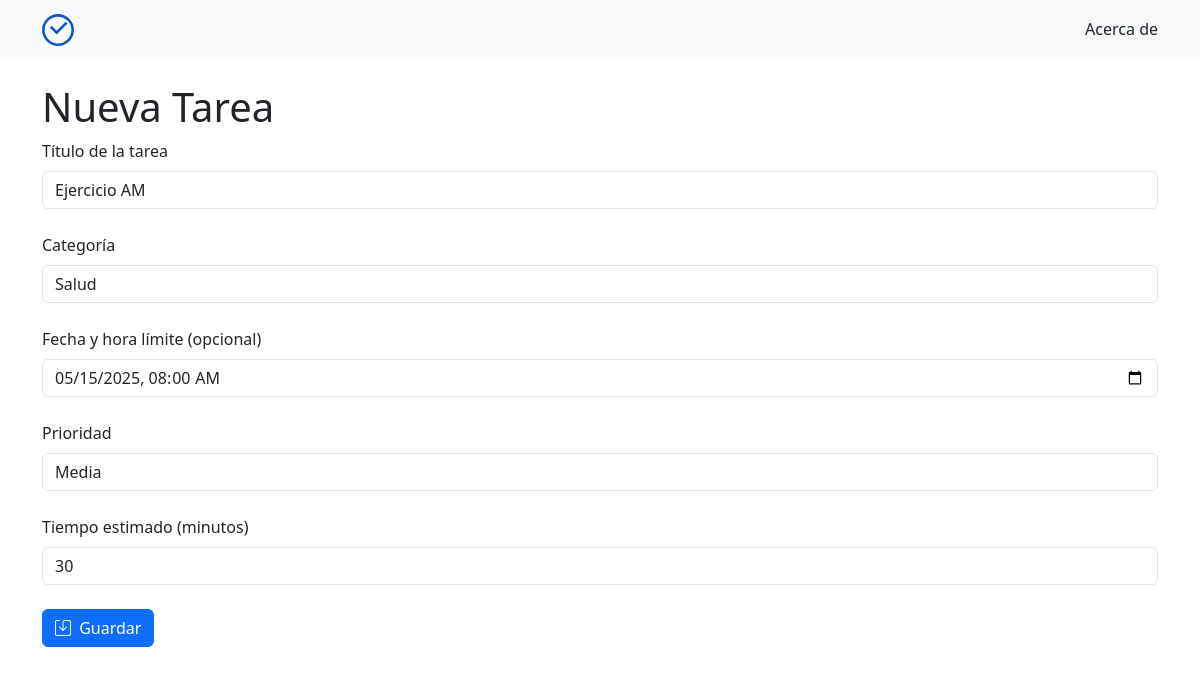
The page /editar/1 on the database its author committed.
### tables this page shows
CREATE TABLE tareas (
            id INTEGER PRIMARY KEY AUTOINCREMENT,
            nombre TEXT NOT NULL,
            fecha_creacion TEXT NOT NULL DEFAULT (datetime('now','localtime')),
            fecha_limite TEXT,
            prioridad TEXT DEFAULT 'media',
            estado TEXT NOT NULL DEFAULT 'pendiente',
            tiempo_estimado INTEGER,
            completado_en TEXT,
            id_categoria INTEGER NOT NULL,
            fecha_actualizacion TEXT NOT NULL DEFAULT (datetime('now','localtime')),
            FOREIGN KEY (id_categoria) REFERENCES categorias(id)
                ON UPDATE CASCADE
                ON DELETE RESTRICT
        );

### app.py (the view)
@app.route("/editar/<int:id>", methods=["GET", "POST"])
def editar(id): # EDITA Y ACTUALIZA UNA TAREA EXISTENTE
    tarea = Tarea.get_by_id(id)
    if not tarea:
        abort(404)
        return render_template("404.html"), 404
    if request.method == "POST":
        nombre = request.form.get("title", "").strip()
        categoria = request.form.get("categoria", "").strip()
        fecha_limite = request.form.get("fecha_limite", "").strip() or None
        prioridad = request.form.get("prioridad", "").strip() or None
        tiempo_estimado = request.form.get("tiempo_estimado", "").strip() or None
        if tiempo_estimado:
            try:
                tiempo_estimado = int(tiempo_estimado)
            except ValueError:
                flash("El tiempo estimado debe ser un número válido", "danger")
                return redirect(f"/editar/{id}")
        try:
            categoria_id = Categoria.get_or_create(categoria)
            Tarea.update(id, nombre)
            Tarea.move_to_categoria(id, categoria_id)
            if fecha_limite is not None:
                Tarea.set_fecha_limite(id, fecha_limite)
            if prioridad is not None:
                Tarea.set_prioridad(id, prioridad)
            if tiempo_estimado is not None:
                Tarea.set_tiempo_estimado(id, tiempo_estimado)
        except ValueError as err:
            flash(str(err), "danger")
            return redirect(f"/editar/{id}")
        flash("Tarea actualizada", "success")
        return redirect(f"/tarea/{id}")
    else:
        categorias = Categoria.get_all()
        return render_template("editar.html", tarea=tarea, categorias=categorias)

### database.py (called while the page is built)
def connect_db():
    conn = sqlite3.connect(DATABASE_NAME) # Conecta a la base de datos
    conn.row_factory = sqlite3.Row  # Devuelve filas tipo Row: acceso por índice y por llave
    conn.execute("PRAGMA foreign_keys = ON") # Activa el modo de clave foránea
    return conn

def query_all(sql, params=None):
    conn = connect_db()
    rows = conn.execute(sql, params or ()).fetchall()
    conn.close()
    return rows

def query_one(sql, params=None):
    conn = connect_db()
    row = conn.execute(sql, params or ()).fetchone()
    conn.close()
    return row

### models/categoria.py (called while the page is built)
    @staticmethod
    def get_all():
        query = query_all("SELECT id, nombre FROM categorias ORDER BY id")
        print(f" * Categorías: {query}")
        return query

### models/tarea.py (called while the page is built)
    @staticmethod
    def get_by_id(tarea_id):
        return query_one(
            """SELECT id, nombre, fecha_creacion, fecha_limite, prioridad, estado, tiempo_estimado,
                      completado_en, id_categoria, fecha_actualizacion
               FROM tareas WHERE id = ?""",
            (tarea_id,),
        )

### templates/editar.html (shortened to what this page needs)
{% extends "layout.html" %}
{% block content %}
<h1>Nueva Tarea</h1>
<form action="/editar/{{ tarea.id }}" method="post" id="editar-tarea-form" data-id="{{ tarea.id }}">
  <label class="form-label" for="nombre">Título de la tarea</label>
  <input name="title" class="form-control" value="{{ tarea.nombre }}" type="text" id="nombre">
  <br>
  <label class="form-label" for="categoria">Categoría</label>
  <select
    id="categoria"
    name="categoria"
    placeholder="Selecciona o crea una categoría"
    class="form-control"
  >
    {% if categorias %}
      {% for cat in categorias %}
        {% set is_selected = (cat.id|string) == (tarea.id_categoria|string) %}
    <option value="{{ cat.nombre }}" {% if is_selected %}selected{% endif %}>{{ cat.nombre }}</option>
    {% endfor %}
    {% endif %}
  </select>
  <br>
  <label class="form-label" for="fecha_limite">Fecha y hora límite (opcional)</label>
  <input name="fecha_limite" class="form-control" type="datetime-local" id="fecha_limite" value="{{ tarea.fecha_limite if tarea.fecha_limite else '' }}">
  <br>
  <label class="form-label" for="prioridad">Prioridad</label>
  <select name="prioridad" class="form-control" id="prioridad">
    {% if tarea.prioridad == 'media' %}
    <option value="media" selected>Media</option>
    {% else %}
    <option value="media">Media</option>
    {% endif %}
  </select>
  <br>
  <label class="form-label" for="tiempo_estimado">Tiempo estimado (minutos)</label>
  <input name="tiempo_estimado" class="form-control" type="number" id="tiempo_estimado" min="0" placeholder="Ej: 30" value="{{ tarea.tiempo_estimado if tarea.tiempo_estimado else '' }}">
  <br>
  <button type="submit" class="btn btn-primary">
    <i class="bi bi-save me-1"></i>
    Guardar
  </button>
</form>
<link href="https://cdn.jsdelivr.net/npm/tom-select@2.3.1/dist/css/tom-select.css" rel="stylesheet">
{% endblock %}

### rows shown on the page
tareas: title "Ejercicio AM", fecha_limite "05/15/2025 08:00", prioridad "Media", tiempo_estimado "30"

### other values the page prints
form field categoria "Salud"
